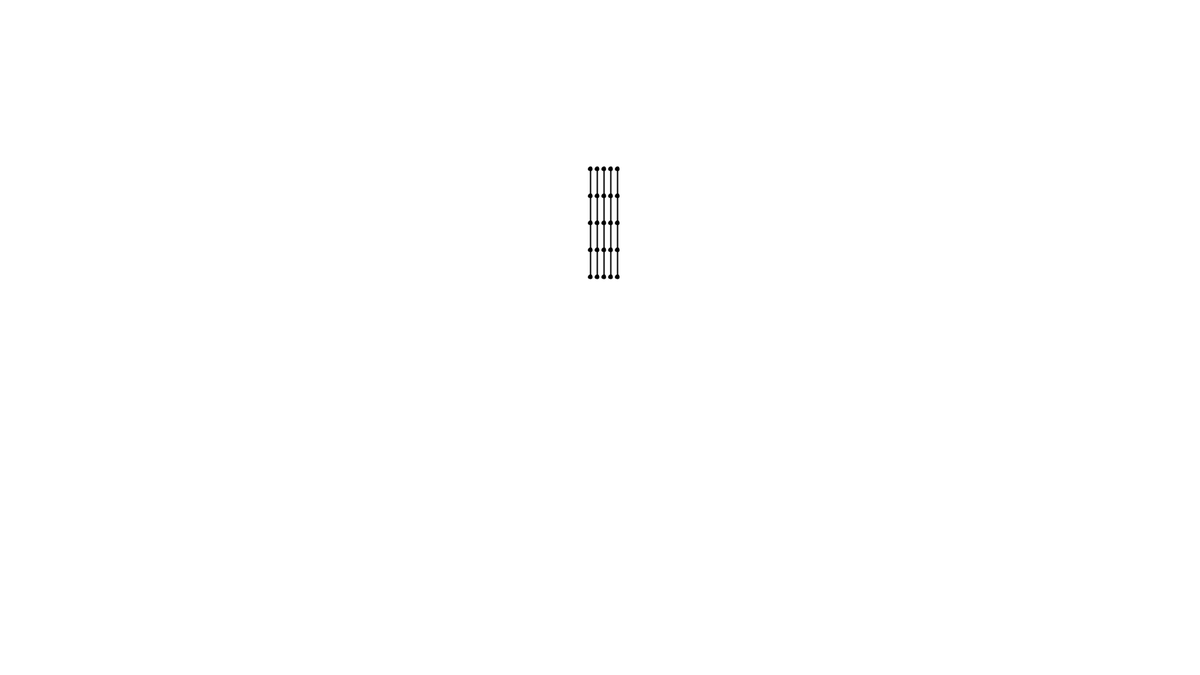
Frame 1 (no input)
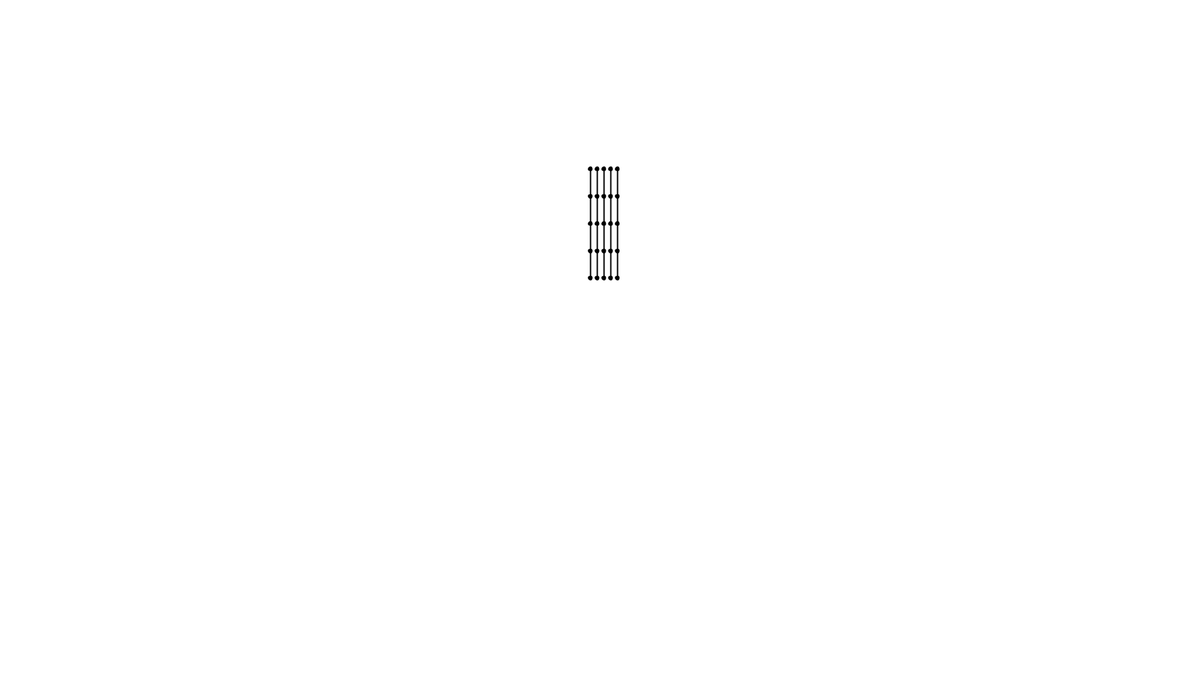
Frame 60 (the mouse pressed at the canvas centre just before this capture)
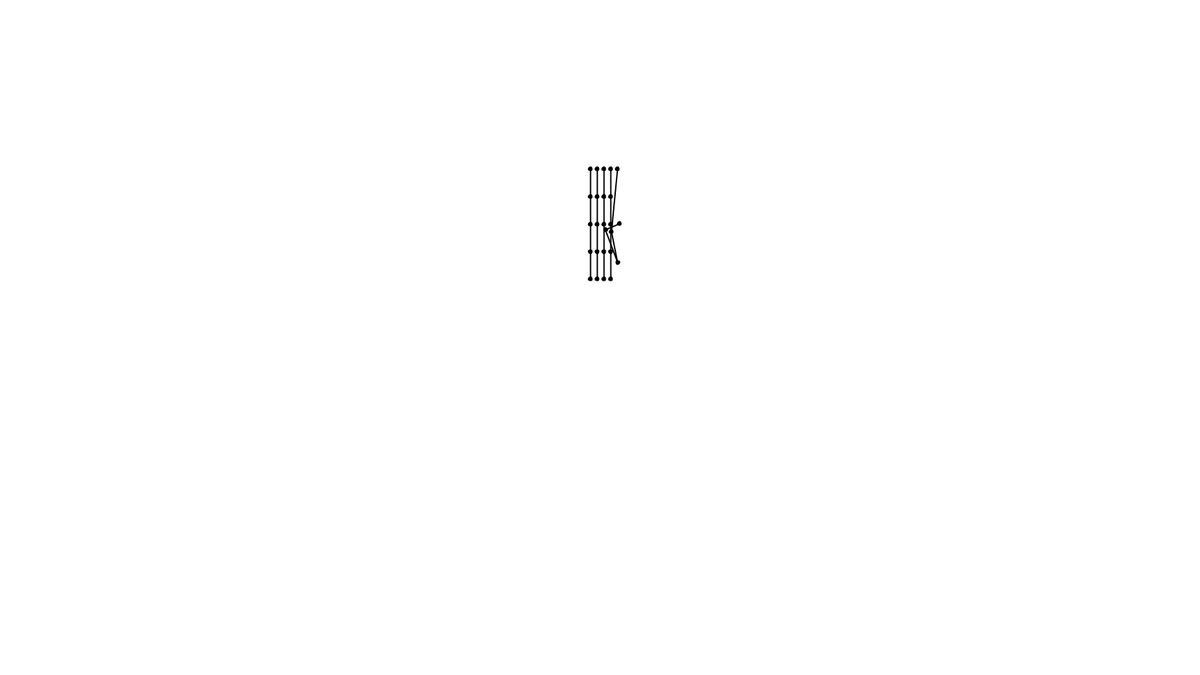
Frame 120 (the mouse held since frame 60 and released just before this capture)

The Processing sketch that drew these frames (run headless with seeded random() and noise(); from frame 60 on, the mouse is pressed at the canvas centre):

// Processing sketch: Ejercicio_Pelos
// ── Ejercicio_Pelos.pde

float _timeStep;        // Simulation time-step (s)
float _simTime = 0.0;   // Simulated time (s)
final float TS = 0.01; // Time-step (s)

final int DISPLAY_SIZE_X = 1777; // Tamaño de la pantalla
final int DISPLAY_SIZE_Y = 1000; // Tamaño de la pantalla

final float M = 0.5; // Masa de las particulas
final float K_E = 30; // Constante de elasticidad
final int NUMERO_PELOS = 5; // Numero de pelos
final int LONGITUD_PELO = 200; // Longitud de los pelos m
final int NUMERO_PARTICULAS = 5; // Numero de particulas
final float G = 9.8; // Gravedad
final color COLOR_PELO= color(0,0,0); // Color del peloº

ArrayList<Pelo> pelos = new ArrayList<Pelo>();

Pelo pelo;

void settings()
{
    size(DISPLAY_SIZE_X, DISPLAY_SIZE_Y);
}

void setup()
{
    initSimulation();
}

void initSimulation()
{    
    _simTime = 0.0;
    _timeStep = TS;

    int numMuelles = NUMERO_PARTICULAS - 1;

    for(int i = 0; i < NUMERO_PELOS; i++)
    {
        pelos.add(new Pelo(NUMERO_PARTICULAS, numMuelles, LONGITUD_PELO/NUMERO_PARTICULAS, new PVector(width/2+10*i-14, height/4), COLOR_PELO));
    }
}


void draw()
{
    background(255);
    updateSimulation();
    drawMovingElements();
}

void mousePressed()
{
    pelos.get(NUMERO_PARTICULAS-1).setUltimaPos(new PVector(mouseX, mouseY));
}

void drawMovingElements()
{
    for(Pelo p : pelos)
    {
        p.render();
    }
}

void updateSimulation()
{
    for(Pelo p : pelos)
    {
        p.update(_timeStep);
    }
    
    _simTime += _timeStep;  // Incrementar el tiempo simulado

}
// ── Muelle.pde
// Class for a simple spring with no damping
public class Muelle
{
   Particle _p1;   // First end of the spring (m)
   Particle _p2;   // Second end of the spring (m)
   float _Ke;       // Elastic constant (N/m)
   float _l0;       // Rest length (m)

   PVector _F;      // Force applied by the spring towards pos1 (the force towards pos2 is -_F) (N)


   Muelle(Particle p1, Particle p2, float Ke, float l0)
   {
      _p1 = p1;
      _p2 = p2;
      _Ke = Ke;
      _l0 = l0;

      _F = new PVector(0.0, 0.0);
   }

   void setPos1(PVector pos1)
   {
      _p1.setPos(pos1);
   }

   Particle getParticle1()
   {
      return _p1;
   }

   Particle getParticle2()
   {
      return _p2;
   }

   void setPos2(PVector pos2)
   {
      _p2.setPos(pos2);
   }

   void setKe(float Ke)
   {
      _Ke = Ke;
   }

   void setRestLength(float l0)
   {
      _l0 = l0;
   }

   void update()
   {
      PVector L = PVector.sub(_p2.getPosition(),_p1.getPosition());
      float Lmodulo = L.mag();
      PVector Lunitario = L.normalize();
      float elongacion = Lmodulo - _l0;
      float fuerza = -_Ke * elongacion;
      _F = PVector.mult(Lunitario, fuerza);
      _p1.addExternalForce(PVector.mult(_F, -1.0));
      _p2.addExternalForce(_F);
   }


   PVector getForce()
   {
      return _F;
   }
}

// ── Particle.pde
// Class for a simple particle with no rotational motion
public class Particle {
  float _m;            // Mass of the particle(kg)
  PVector _s;          // Position of the particle(m)
  PVector _v;          // Velocity of the particle(m/s)
  PVector _a;          // Acceleration of the particle(m/(s·s))
  PVector _F;          // Force applied on the particle(N)
  boolean _fixed;

  color _color;        // Color of the particle(RGBA)

  Particle(float m, PVector s,color c,boolean fijada ) 
  {
    _m= m;
    _s= s;
    _v= new PVector(0.0, 0.0);
    
    _fixed = fijada;
    _a= new PVector(0.0, 0.0);
    _F= new PVector(0.0, 0.0);

    _color = c;
  }

  void setPos(PVector s) 
  {
    _s= s;
  }

  void setVel(PVector v) 
  {
    _v= v;
  }

  PVector getForce() 
  {
    return _F;
  }


  float getColor() 
  {
    return _color;
  }

  void update(float timeStep) 
  {
    if(!_fixed)
      updateSimplecticEuler(timeStep);
  }

  PVector getPosition() 
  {
    return _s;
  }

  void updateSimplecticEuler(float timeStep) 
  {
    updateForce();
    _a= _F.div(_m);

    _v.add(PVector.mult(_a, timeStep));
    _s.add(PVector.mult(_v, timeStep));
    _F = new PVector(0.0, 0.0);
  }

  void updateForce() 
  {
    PVector F_peso = new PVector(0.0, G * _m);
    _F.add(F_peso);
  }

  void addExternalForce(PVector F)
  {
    _F.add(F);
  }

  void setFixed(boolean fijada)
  {
    _fixed = fijada;
  }

  void render() 
  {
    fill(_color);
    ellipse(_s.x, _s.y, 5, 5);
  }


}

// ── Pelo.pde
public class Pelo
{
    ArrayList<Particle> _particulas;
    ArrayList<Muelle> _muelles;
    int _numParticulas;
    int _numMuelles;
    int _separacion;
    PVector _s;
    color _color;

    public Pelo(int numParticulas, int numMuelles, int separacion, PVector s, color c)
    {
        _numParticulas = numParticulas;
        _numMuelles = numMuelles;
        _particulas = new ArrayList<Particle>();
        _muelles = new ArrayList<Muelle>();
        _s = s;
        _separacion = separacion;
        _color = c;
        
        for(int i = 0; i < _numParticulas; i++)
        {
            _particulas.add(new Particle(M,new PVector(s.x,s.y+_separacion*i), _color,false));
        }
        _particulas.get(0).setFixed(true);
        
        for(int i = 0; i < _numMuelles; i++)
        {
            _muelles.add(new Muelle(_particulas.get(i), _particulas.get(i+1), K_E, _separacion));
        }
    }

    void update(float timeStep)
    {
        for(int i = 0; i < _numMuelles; i++)
        {
            _muelles.get(i).update();
        }

        for(int i = 0; i < _numParticulas; i++)
        {
            _particulas.get(i).update(timeStep);
        }
    }

    void render()
    {
        for (Muelle m : _muelles) 
        {
            PVector pos1 = m.getParticle1().getPosition();
            PVector pos2 = m.getParticle2().getPosition();

            stroke(_color);
            strokeWeight(2);
            line(pos1.x, pos1.y, pos2.x, pos2.y);
        }   
        for (Particle p : _particulas) 
        {
            p.render();
        }
    }

    void setUltimaPos(PVector pos)
    {
        _particulas.get(_numParticulas-1).setPos(pos);
    }
}
